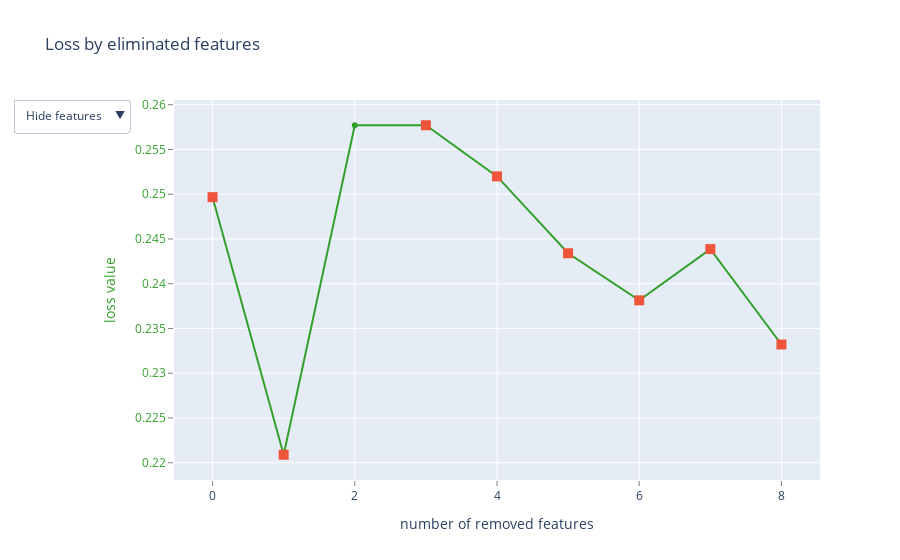

Notebook code for this chart:
### Code cell
model_sf = cb.CatBoostRegressor(**Grid_CBC.best_params_, loss_function='MAPE', random_seed=42)

summary = model_sf.select_features(
    train_dataset_sf,
    eval_set=test_dataset_sf,
    features_for_select=df_cb.columns,
    num_features_to_select=24,
    steps=7,
    algorithm=EFeaturesSelectionAlgorithm.RecursiveByShapValues,
    shap_calc_type=EShapCalcType.Regular,
    train_final_model=True,
    logging_level='Silent',
    plot=True
)

### Figure 1 — Plotly figure (JSON) as saved in the notebook; plotly's stock layout.template omitted (floating-point values rounded to 4 significant figures)
{"data": [{"line": {"color": "rgb(51,160,44)"}, "mode": "lines+markers", "name": "", "text": ["", "карантин", "S_pinn", "локдаун", "I", "R", "тест на ковид", "тест на антитела", "сериалы"], "type": "scatter", "x": [0, 1, 2, 3, 4, 5, 6, 7, 8], "y": [0.2497, 0.2209, 0.2577, 0.2577, 0.252, 0.2434, 0.2381, 0.2439, 0.2332]}, {"marker": {"size": 10, "symbol": "square"}, "mode": "markers", "name": "", "text": ["", "карантин", "локдаун", "I", "R", "тест на ковид", "тест на антитела", "сериалы"], "type": "scatter", "x": [0, 1, 3, 4, 5, 6, 7, 8], "y": [0.2497, 0.2209, 0.2577, 0.252, 0.2434, 0.2381, 0.2439, 0.2332]}, {"mode": "text", "name": "", "text": ["", "6", "28", "4", "0", "1", "8", "10", "20"], "textfont": {"color": "rgb(51,160,44)", "family": "sans serif", "size": 18}, "textposition": "bottom center", "type": "scatter", "visible": false, "x": [0, 1, 2, 3, 4, 5, 6, 7, 8], "y": [0.2497, 0.2209, 0.2577, 0.2577, 0.252, 0.2434, 0.2381, 0.2439, 0.2332]}, {"mode": "text", "name": "", "text": ["", "карантин", "S_pinn", "локдаун", "I", "R", "тест на ковид", "тест на антитела", "сериалы"], "textfont": {"color": "rgb(51,160,44)", "family": "sans serif", "size": 18}, "textposition": "bottom center", "type": "scatter", "visible": false, "x": [0, 1, 2, 3, 4, 5, 6, 7, 8], "y": [0.2497, 0.2209, 0.2577, 0.2577, 0.252, 0.2434, 0.2381, 0.2439, 0.2332]}], "layout": {"autosize": true, "showlegend": false, "title": {"text": "Loss by eliminated features"}, "updatemenus": [{"active": 0, "buttons": [{"args": [{"visible": [true, true, false, false]}], "label": "Hide features", "method": "update"}, {"args": [{"visible": [true, true, true, false]}], "label": "Show indices", "method": "update"}, {"args": [{"visible": [true, true, false, true]}], "label": "Show names", "method": "update"}], "pad": {"r": 10, "t": 10}, "showactive": true, "x": -0.25, "xanchor": "left", "y": 1.03, "yanchor": "top"}], "xaxis": {"autorange": true, "gridcolor": "rgb(255,255,255)", "range": [-0.5209, 8.521], "showgrid": true, "showline": false, "showticklabels": true, "tickcolor": "rgb(127,127,127)", "ticks": "outside", "title": {"text": "number of removed features"}, "type": "linear", "zeroline": false}, "yaxis": {"autorange": true, "gridcolor": "rgb(255,255,255)", "range": [0.2171, 0.2615], "showgrid": true, "showline": false, "showticklabels": true, "tickcolor": "rgb(127,127,127)", "tickfont": {"color": "rgb(51,160,44)"}, "ticks": "outside", "title": {"font": {"color": "rgb(51,160,44)"}, "text": "loss value"}, "type": "linear", "zeroline": false}}}
